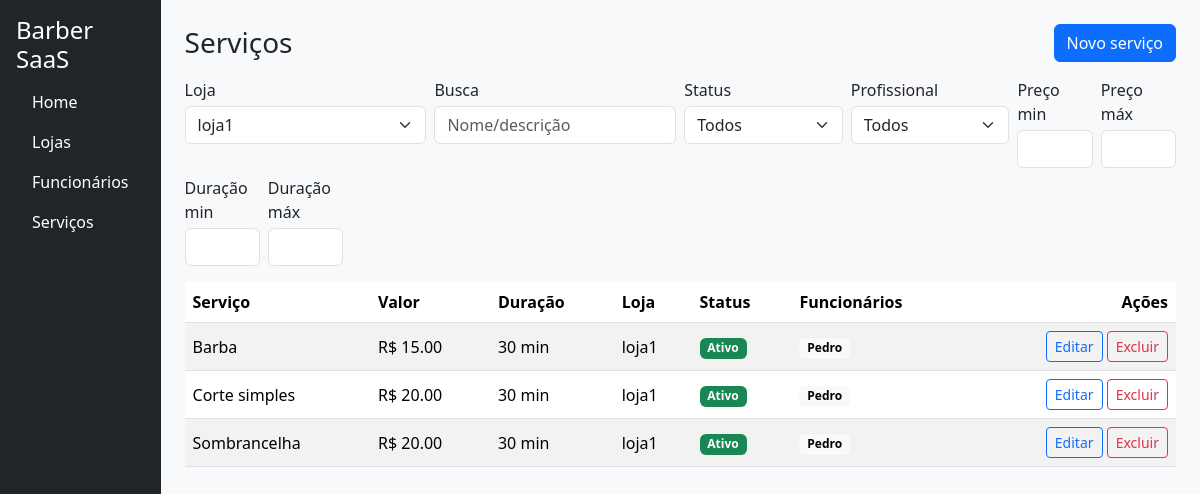
/cadastro/servicos/ (signed in), run on the app's committed database.
### apps/cadastro/models.py (models this page shows, shortened)
class Servico(models.Model):
    loja = models.ForeignKey(Loja, on_delete=models.CASCADE, related_name='servicos')
    nome = models.CharField(max_length=160)
    slug = models.SlugField(max_length=180, blank=True)
    descricao = models.TextField(blank=True)
    duracao_minutos = models.PositiveSmallIntegerField(validators=[MinValueValidator(1)], default=30)
    preco = models.DecimalField(max_digits=10, decimal_places=2, validators=[MinValueValidator(0)])
    profissionais = models.ManyToManyField('Funcionario', related_name='servicos', blank=True)
    ativo = models.BooleanField(default=True)
    criado_em = models.DateTimeField(auto_now_add=True)
    atualizado_em = models.DateTimeField(auto_now=True)
    class Meta:
        verbose_name = "Serviço"
        verbose_name_plural = "Serviços"
        ordering = ("nome",)
        unique_together = (("loja", "slug"),)

class Loja(models.Model):
    owner = models.ForeignKey(
        User,
        on_delete=models.CASCADE,
        related_name='lojas',
        limit_choices_to={'is_owner': True}
    )
    nome = models.CharField(max_length=120)
    slug = models.SlugField(max_length=140, unique=True, blank=True)
    telefone = models.CharField(max_length=20, blank=True)
    endereco = models.CharField(max_length=200, blank=True)
    ativa = models.BooleanField(default=True)
    criada_em = models.DateTimeField(auto_now_add=True)
    def __str__(self):
        return f"{self.nome} ({self.owner.email})"

class Funcionario(models.Model):
    class Cargo(models.TextChoices):
        BARBEIRO = 'barbeiro', 'Barbeiro'
        CABELEIREIRO = 'cabeleireiro', 'Cabeleireiro(a)'
        MANICURE = 'manicure', 'Manicure/Pedicure'
        ESTETICISTA = 'esteticista', 'Esteticista'
        SOMBRANCELHA = 'sobrancelha', 'Designer de Sobrancelha'
        RECEPCAO = 'recepcao', 'Recepção'
        OUTRO = 'outro', 'Outro'
    phone_regex = RegexValidator(
        r'^\+?\d{10,15}$',
        'Informe telefone no formato internacional, ex.: +5585...'
    )
    loja = models.ForeignKey('Loja', on_delete=models.CASCADE, related_name='funcionarios')
    nome = models.CharField(max_length=120)
    cargo = models.CharField(max_length=20, choices=Cargo.choices, default=Cargo.BARBEIRO)
    email = models.EmailField(blank=True, null=True)
    telefone = models.CharField(max_length=17, blank=True, null=True, validators=[phone_regex])
    slug = models.SlugField(max_length=160, blank=True)
    ativo = models.BooleanField(default=True)
    criado_em = models.DateTimeField(auto_now_add=True)
    atualizado_em = models.DateTimeField(auto_now=True)
    def __str__(self):
        return f'{self.nome} – {self.loja.nome}'
    class Meta:
        verbose_name = 'Funcionário'
        verbose_name_plural = 'Funcionários'
        unique_together = (('loja', 'slug'),)
        ordering = ('nome',)

### apps/cadastro/views.py (the view, shortened to what this page needs)
# urls.py: path('servicos/', views.servicos, name='servicos'),
@login_required
@subscription_required
def servicos(request):
    if not getattr(request.user, 'is_owner', False):
        return redirect('accounts:owner_login')
    lojas_qs = request.user.lojas.order_by('nome')
    loja_id = (request.GET.get('loja_filtro') or request.POST.get('loja_filtro') or
               request.GET.get('loja') or request.POST.get('loja'))
    loja = None
    if loja_id:
        try:
            loja = lojas_qs.filter(id=int(loja_id)).first()
        except (TypeError, ValueError):
            loja = None
    loja = loja or lojas_qs.first()
    if not loja:
        ctx = {'lojas': lojas_qs, 'loja': None, 'form': None, 'servicos': [], 'filtros': {}, 'profissionais': []}
        tpl = 'cadastro/partials/servicos.html' if (request.headers.get('HX-Request') and request.headers.get('HX-Target') != 'content') else 'cadastro/servicos.html'
        return render(request, tpl, ctx)
    filtros = _parse_filtros(request)
    form = ServicoForm(lojas=lojas_qs, initial={'loja': loja})
    qs = _aplica_filtros(loja.servicos.select_related('loja').prefetch_related('profissionais').order_by('nome'), filtros)
    ctx = {
        'lojas': lojas_qs,
        'loja': loja,
        'form': form,
        'servicos': qs,
        'filtros': filtros,
        'profissionais': loja.funcionarios.filter(ativo=True).order_by('nome'),
    }
    if request.headers.get('HX-Request') and request.headers.get('HX-Target') != 'content':
        return render(request, 'cadastro/partials/servicos.html', ctx)
    return render(request, 'cadastro/servicos.html', ctx)

### apps/accounts/models.py (called while the page is built)
    def is_active(self) -> bool:
        return timezone.now() <= self.end_date

### apps/cadastro/views.py (called while the page is built)
def _parse_filtros(request):
    data = request.GET if request.method == 'GET' else request.POST
    return {
        'q': (data.get('q') or '').strip() or None,
        'status': (data.get('status') or '').strip() or None,
        'prof': (data.get('prof') or '').strip() or None,
        'preco_min': (data.get('preco_min') or '').strip() or None,
        'preco_max': (data.get('preco_max') or '').strip() or None,
        'dur_min': (data.get('dur_min') or '').strip() or None,
        'dur_max': (data.get('dur_max') or '').strip() or None,
    }

### apps/cadastro/templates/cadastro/servicos.html (shortened to what this page needs)
{% extends 'accounts/base.html' %}
{% block content %}
<div class="d-flex justify-content-between align-items-center mb-3">
  <h3 class="m-0">Serviços</h3>
  <button class="btn btn-primary" data-bs-toggle="modal" data-bs-target="#modalServico">
    Novo serviço
  </button>
</div>
<form id="filtros-servicos" class="row g-2 mb-3">
  <div class="col-md-3">
    <label class="form-label mb-1">Loja</label>
    <select name="loja_filtro" class="form-select"
            hx-get="{% url 'cadastro:servicos' %}"
            hx-target="#servicos-tbody"
            hx-select="#servicos-tbody"
            hx-include="#filtros-servicos"
            hx-swap="outerHTML"
            hx-indicator="#servicos-loading"
            hx-push-url="true"
            hx-trigger="change">
      {% for l in lojas %}
        <option value="{{ l.id }}" {% if loja and l.id == loja.id %}selected{% endif %}>{{ l.nome }}</option>
      {% endfor %}
    </select>
  </div>
  <div class="col-md-3">
    <label class="form-label mb-1">Busca</label>
    <input type="text" class="form-control" name="q" placeholder="Nome/descrição"
           value="{{ filtros.q|default_if_none:'' }}"
           hx-get="{% url 'cadastro:servicos' %}"
           hx-target="#servicos-tbody"
           hx-select="#servicos-tbody"
           hx-include="#filtros-servicos"
           hx-swap="outerHTML"
           hx-indicator="#servicos-loading"
           hx-push-url="true"
           hx-trigger="keyup changed delay:300ms">
  </div>
  <div class="col-md-2">
    <label class="form-label mb-1">Status</label>
    <select name="status" class="form-select"
            hx-get="{% url 'cadastro:servicos' %}"
            hx-target="#servicos-tbody"
            hx-select="#servicos-tbody"
            hx-include="#filtros-servicos"
            hx-swap="outerHTML"
            hx-indicator="#servicos-loading"
            hx-push-url="true"
            hx-trigger="change">
      <option value="">Todos</option>
    </select>
  </div>
  <div class="col-md-2">
    <label class="form-label mb-1">Profissional</label>
    <select name="prof" class="form-select"
            hx-get="{% url 'cadastro:servicos' %}"
            hx-target="#servicos-tbody"
            hx-select="#servicos-tbody"
            hx-include="#filtros-servicos"
            hx-swap="outerHTML"
            hx-indicator="#servicos-loading"
            hx-push-url="true"
            hx-trigger="change">
      <option value="">Todos</option>
    </select>
  </div>
  <div class="col-md-1">
    <label class="form-label mb-1">Preço min</label>
    <input type="number" step="0.01" name="preco_min" class="form-control"
           value="{{ filtros.preco_min|default_if_none:'' }}"
           hx-get="{% url 'cadastro:servicos' %}"
           hx-target="#servicos-tbody"
           hx-select="#servicos-tbody"
           hx-include="#filtros-servicos"
           hx-swap="outerHTML"
           hx-indicator="#servicos-loading"
           hx-push-url="true"
           hx-trigger="change keyup delay:400ms">
  </div>
  <div class="col-md-1">
    <label class="form-label mb-1">Preço máx</label>
    <input type="number" step="0.01" name="preco_max" class="form-control"
           value="{{ filtros.preco_max|default_if_none:'' }}"
           hx-get="{% url 'cadastro:servicos' %}"
           hx-target="#servicos-tbody"
           hx-select="#servicos-tbody"
           hx-include="#filtros-servicos"
           hx-swap="outerHTML"
           hx-indicator="#servicos-loading"
           hx-push-url="true"
           hx-trigger="change keyup delay:400ms">
  </div>
  <div class="col-md-1">
    <label class="form-label mb-1">Duração min</label>
    <input type="number" min="1" step="1" name="dur_min" class="form-control"
           value="{{ filtros.dur_min|default_if_none:'' }}"
           hx-get="{% url 'cadastro:servicos' %}"
           hx-target="#servicos-tbody"
           hx-select="#servicos-tbody"
           hx-include="#filtros-servicos"
           hx-swap="outerHTML"
           hx-indicator="#servicos-loading"
           hx-push-url="true"
           hx-trigger="change keyup delay:400ms">
  </div>
  <div class="col-md-1">
    <label class="form-label mb-1">Duração máx</label>
    <input type="number" min="1" step="1" name="dur_max" class="form-control"
           value="{{ filtros.dur_max|default_if_none:'' }}"
           hx-get="{% url 'cadastro:servicos' %}"
           hx-target="#servicos-tbody"
           hx-select="#servicos-tbody"
           hx-include="#filtros-servicos"
           hx-swap="outerHTML"
           hx-indicator="#servicos-loading"
           hx-push-url="true"
           hx-trigger="change keyup delay:400ms">
  </div>
</form>
<div class="table-responsive">
  <table class="table table-striped align-middle">
    <thead>
      <tr>
        <th>Serviço</th>
        <th>Valor</th>
        <th>Duração</th>
        <th>Loja</th>
        <th>Status</th>
        <th>Funcionários</th>
        <th class="text-end">Ações</th>
      </tr>
    </thead>
    {% include 'cadastro/partials/servicos.html' %}
  </table>
</div>
{% endblock %}

### apps/cadastro/templates/cadastro/partials/servicos.html
<tbody id="servicos-tbody">
  {% for s in servicos %}
  <tr>
    <td>{{ s.nome }}</td>
    <td>R$ {{ s.preco }}</td>
    <td>{{ s.duracao_minutos }} min</td>
    <td>{{ s.loja.nome }}</td>
    <td>
      {% if s.ativo %}
        <span class="badge bg-success">Ativo</span>
      {% else %}
        <span class="badge bg-secondary">Inativo</span>
      {% endif %}
    </td>
    <td>
      {% with profs=s.profissionais.all %}
        {% if profs %}
          {% for p in profs %}
            <span class="badge text-bg-light">{{ p.nome }}</span>
          {% endfor %}
        {% else %}
          <span class="text-muted">—</span>
        {% endif %}
      {% endwith %}
    </td>
    <td class="text-end">
      <button
        class="btn btn-sm btn-outline-primary"
        hx-get="{% url 'cadastro:servico_edit' s.pk %}"
        hx-target="#modalServicoOps .modal-content"
        hx-swap="innerHTML"
        hx-on="htmx:afterOnLoad: (function(){ const m=document.getElementById('modalServicoOps'); if(m){ bootstrap.Modal.getOrCreateInstance(m).show(); } })()"
      >
        Editar
      </button>
      <button
        class="btn btn-sm btn-outline-danger"
        hx-get="{% url 'cadastro:servico_delete' s.pk %}"
        hx-target="#modalServicoOps .modal-content"
        hx-swap="innerHTML"
        hx-on="htmx:afterOnLoad: (function(){ const m=document.getElementById('modalServicoOps'); if(m){ bootstrap.Modal.getOrCreateInstance(m).show(); } })()"
      >
        Excluir
      </button>
    </td>
  </tr>
  {% empty %}
  <tr><td colspan="7" class="text-muted">Nenhum serviço encontrado.</td></tr>
  {% endfor %}
</tbody>

### data on the page
Servico: nome "Barba", preco "15.00", duracao_minutos "30", loja.nome "loja1", ativo "Ativo"
Funcionario: nome "Pedro"
Servico: nome "Corte simples", preco "20.00", duracao_minutos "30", loja.nome "loja1", ativo "Ativo"
Servico: nome "Sombrancelha", preco "20.00", duracao_minutos "30", loja.nome "loja1", ativo "Ativo"

### other printed values
form field loja_filtro "loja1"
